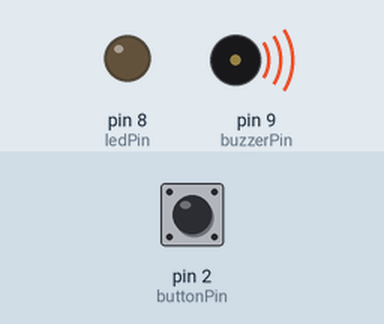
Simulated run of this sketch. Board: Arduino Uno, built with avr-gcc and run on an emulated ATmega328P. Parts: output pins drawn as LEDs (lit = HIGH), buzzer (waves = sounding). The test bench sets the inputs (shaded band); at power-on: pin 2 (buttonPin) LOW.

Above: at 1.05 s.
1.3 s: pin 2 (buttonPin) pulled HIGH for 0.15 s
At 3.1 s:
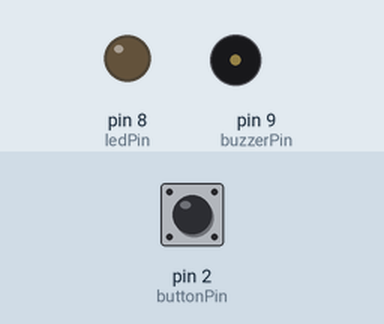
4.3 s: pin 2 (buttonPin) pulled HIGH for 1 s
At 5.07 s:
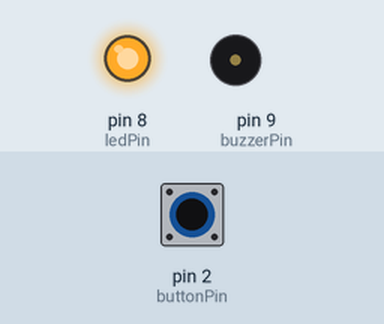
7.3 s: pin 2 (buttonPin) pulled HIGH for 3.2 s
At 8.17 s:
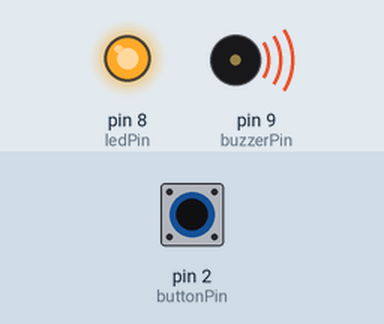
Timing chart, 0 to 18.0 s (numbered marks = the images above; inputs shaded):
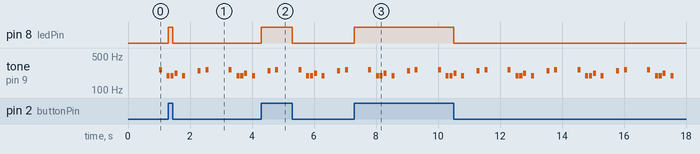

The sketch:

day32_interval.ino
```cpp
// 32日目 5.4 インターバル（メロディを鳴らしながら、ボタンで LED を点ける）
// 回路：ブザー（+ → ピン9、- → GND）、LED（ピン8 → 220Ω → LED → GND）、
//       ボタン（5V → ボタン → ピン2、ピン2 → 10kΩ → GND）
// 記事のコードを、Tinkercad で動くように直したもの

// 音の高さ（周波数、Hz）。Tinkercad では別のファイルを足せないので、使う音だけ自分で決める
#define NOTE_G3 196
#define NOTE_A3 220
#define NOTE_B3 247
#define NOTE_C4 262

// メロディ（0 は休符）。全部で9個
int melody[] = {
  NOTE_C4, NOTE_G3, NOTE_G3, NOTE_A3, NOTE_G3, 0, NOTE_B3, NOTE_C4, 0
};

// 音の長さ。4 なら 1000÷4＝250ミリ秒。melody と同じ9個にそろえる
// （記事のコードは8個で、9番目を読むと配列の外を読んでしまう。9個目に 4 を足した）
int noteDurations[] = {
  4, 8, 8, 4, 4, 4, 4, 2, 4
};

const int buzzerPin = 9;
unsigned long previousMillis = 0;   // 最後に音を出した時刻（ミリ秒）
int thisNote = 0;                   // いま何番目の音か
long interval = 1000;               // 次の音までの待ち時間（ミリ秒）

const int ledPin = 8;
const int buttonPin = 2;

void setup() {
  pinMode(ledPin, OUTPUT);
  pinMode(buttonPin, INPUT);   // 記事のコードは OUTPUT になっていた（まちがい）。入力にする
  Serial.begin(9600);
}

void loop() {
  // 音楽を鳴らす（delay を使わず、時刻の差で「次の音の時刻か」を調べる）
  unsigned long currentMillis = millis();                    // いまの時刻
  if (currentMillis - previousMillis >= interval) {          // 前回から interval 以上たった？
    previousMillis = currentMillis;                          // 今回の時刻を覚える
    tone(buzzerPin, melody[thisNote], 100);                  // 100ミリ秒だけ、その高さの音を出す
    interval = 1000 / noteDurations[thisNote];               // 次の音までの待ち時間を決める
    thisNote = (thisNote + 1) % (sizeof(melody) / 2);        // 次の音へ。最後まで来たら 0 にもどる
  }

  // ボタンを押している間、LED を点ける（音の待ち時間のあいだも、毎回ここを通る）
  digitalWrite(ledPin, digitalRead(buttonPin));
}
```

Measured:
- after the input at 1.3 s, pin 8 (ledPin): LOW → HIGH at once, → LOW 0.15 s later
- after the input at 4.3 s, pin 8 (ledPin): LOW → HIGH at once, → LOW 1.0 s later
- after the input at 7.3 s, pin 8 (ledPin): LOW → HIGH at once, → LOW 3.2 s later
- by itself, tone on pin 9 (buzzerPin): repeats every 2.2 s: silent 0.15 s, 2 × (196 Hz 0.10 s, silent 0.02 s), 220 Hz 0.10 s, silent 0.15 s, 196 Hz 0.10 s, silent 0.40 s, 247 Hz 0.10 s, silent 0.15 s, 262 Hz 0.10 s, silent 0.65 s, 262 Hz 0.10 s
